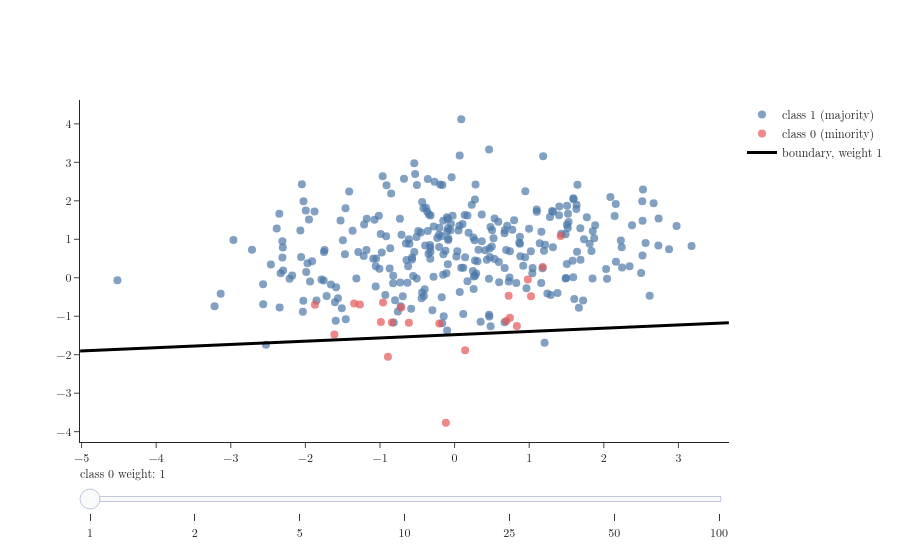

Write notebook code for a chart like this one.
### Markdown cell above
Move the slider: the heavier class 0's mistakes, the further the line moves into the majority class.

### Code cell
gx = np.linspace(X[:, 0].min() - 0.5, X[:, 0].max() + 0.5, 50)
fig = go.Figure()
for label, colour, name in [(1, "#4C78A8", "class 1 (majority)"), (0, "#E45756", "class 0 (minority)")]:
    m = y_train == label
    fig.add_trace(go.Scatter(x=X_train[m, 0], y=X_train[m, 1], mode="markers", name=name,
                             marker=dict(color=colour, size=8, opacity=0.7)))
weights = [1, 2, 5, 10, 25, 50, 100]
for w in weights:
    m = LogisticRegression(class_weight={0: w, 1: 1}).fit(X_train, y_train)
    (a, b), c = m.coef_[0], m.intercept_[0]
    # the boundary is where a*x1 + b*x2 + c = 0, so x2 = -(a*x1 + c) / b
    fig.add_trace(go.Scatter(x=gx, y=-(a * gx + c) / b, mode="lines", name=f"boundary, weight {w}",
                             line=dict(color="black", width=3), visible=(w == 1)))
steps = [dict(method="update", label=str(w), args=[{"visible": [True, True] + [v == w for v in weights]}])
         for w in weights]
fig.update_layout(sliders=[dict(steps=steps, currentvalue=dict(prefix="class 0 weight: "))],
                  yaxis=dict(range=[X[:, 1].min() - 0.5, X[:, 1].max() + 0.5]), template="simple_white",
                  font=dict(family="Latin Modern Roman"), height=550)
fig
